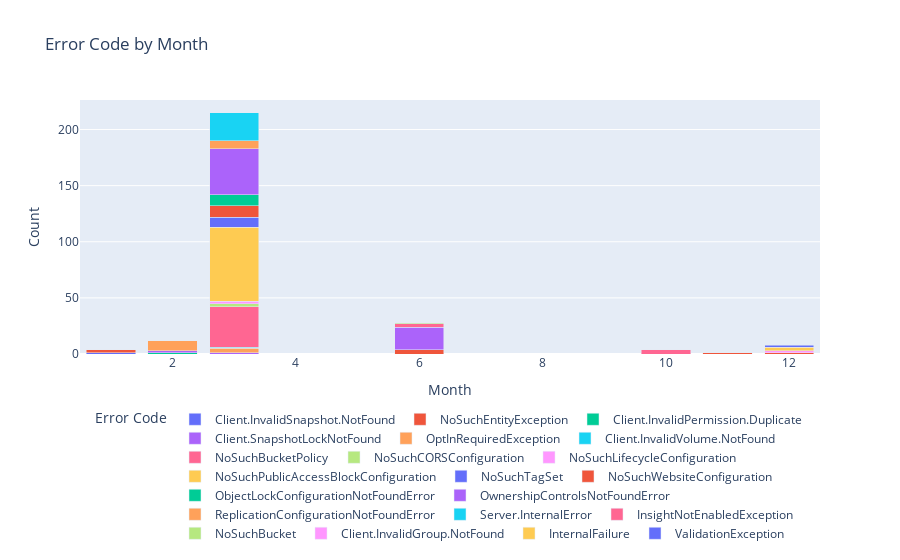

The cell this chart's notebook holds for it:
### Code cell
# Plot error codes

fig = px.bar(
    code_month, 
    x="month", 
    y="count", 
    color="errorCode", 
    title="Error Code by Month",
    labels={"month": "Month", "count": "Count", "errorCode": "Event Source"},
    hover_data={"count": True, "errorCode": True}
)


fig.update_layout(
    barmode='stack',
    xaxis=dict(title='Month'),
    yaxis=dict(title='Count'),
    legend=dict(title='Error Code', orientation="h", x=0.5, xanchor="center", y=-0.2),
    height=800
)


fig.show()

### Figure 1 — Plotly figure (JSON) as saved in the notebook; plotly's stock layout.template omitted (floating-point values rounded to 4 significant figures)
{"data": [{"alignmentgroup": "True", "customdata": [["Client.InvalidSnapshot.NotFound"]], "hovertemplate": "Event Source=%{customdata[0]}<br>Month=%{x}<br>Count=%{y}<extra></extra>", "legendgroup": "Client.InvalidSnapshot.NotFound", "marker": {"color": "#636efa", "pattern": {"shape": ""}}, "name": "Client.InvalidSnapshot.NotFound", "offsetgroup": "Client.InvalidSnapshot.NotFound", "orientation": "v", "showlegend": true, "textposition": "auto", "type": "bar", "x": [1], "xaxis": "x", "y": [1], "yaxis": "y"}, {"alignmentgroup": "True", "customdata": [["NoSuchEntityException"], ["NoSuchEntityException"], ["NoSuchEntityException"], ["NoSuchEntityException"]], "hovertemplate": "Event Source=%{customdata[0]}<br>Month=%{x}<br>Count=%{y}<extra></extra>", "legendgroup": "NoSuchEntityException", "marker": {"color": "#EF553B", "pattern": {"shape": ""}}, "name": "NoSuchEntityException", "offsetgroup": "NoSuchEntityException", "orientation": "v", "showlegend": true, "textposition": "auto", "type": "bar", "x": [1, 6, 11, 12], "xaxis": "x", "y": [3, 4, 1, 1], "yaxis": "y"}, {"alignmentgroup": "True", "customdata": [["Client.InvalidPermission.Duplicate"]], "hovertemplate": "Event Source=%{customdata[0]}<br>Month=%{x}<br>Count=%{y}<extra></extra>", "legendgroup": "Client.InvalidPermission.Duplicate", "marker": {"color": "#00cc96", "pattern": {"shape": ""}}, "name": "Client.InvalidPermission.Duplicate", "offsetgroup": "Client.InvalidPermission.Duplicate", "orientation": "v", "showlegend": true, "textposition": "auto", "type": "bar", "x": [2], "xaxis": "x", "y": [1], "yaxis": "y"}, {"alignmentgroup": "True", "customdata": [["Client.SnapshotLockNotFound"], ["Client.SnapshotLockNotFound"]], "hovertemplate": "Event Source=%{customdata[0]}<br>Month=%{x}<br>Count=%{y}<extra></extra>", "legendgroup": "Client.SnapshotLockNotFound", "marker": {"color": "#ab63fa", "pattern": {"shape": ""}}, "name": "Client.SnapshotLockNotFound", "offsetgroup": "Client.SnapshotLockNotFound", "orientation": "v", "showlegend": true, "textposition": "auto", "type": "bar", "x": [2, 3], "xaxis": "x", "y": [2, 1], "yaxis": "y"}, {"alignmentgroup": "True", "customdata": [["OptInRequiredException"], ["OptInRequiredException"]], "hovertemplate": "Event Source=%{customdata[0]}<br>Month=%{x}<br>Count=%{y}<extra></extra>", "legendgroup": "OptInRequiredException", "marker": {"color": "#FFA15A", "pattern": {"shape": ""}}, "name": "OptInRequiredException", "offsetgroup": "OptInRequiredException", "orientation": "v", "showlegend": true, "textposition": "auto", "type": "bar", "x": [2, 3], "xaxis": "x", "y": [9, 4], "yaxis": "y"}, {"alignmentgroup": "True", "customdata": [["Client.InvalidVolume.NotFound"]], "hovertemplate": "Event Source=%{customdata[0]}<br>Month=%{x}<br>Count=%{y}<extra></extra>", "legendgroup": "Client.InvalidVolume.NotFound", "marker": {"color": "#19d3f3", "pattern": {"shape": ""}}, "name": "Client.InvalidVolume.NotFound", "offsetgroup": "Client.InvalidVolume.NotFound", "orientation": "v", "showlegend": true, "textposition": "auto", "type": "bar", "x": [3], "xaxis": "x", "y": [1], "yaxis": "y"}, {"alignmentgroup": "True", "customdata": [["NoSuchBucketPolicy"]], "hovertemplate": "Event Source=%{customdata[0]}<br>Month=%{x}<br>Count=%{y}<extra></extra>", "legendgroup": "NoSuchBucketPolicy", "marker": {"color": "#FF6692", "pattern": {"shape": ""}}, "name": "NoSuchBucketPolicy", "offsetgroup": "NoSuchBucketPolicy", "orientation": "v", "showlegend": true, "textposition": "auto", "type": "bar", "x": [3], "xaxis": "x", "y": [36], "yaxis": "y"}, {"alignmentgroup": "True", "customdata": [["NoSuchCORSConfiguration"]], "hovertemplate": "Event Source=%{customdata[0]}<br>Month=%{x}<br>Count=%{y}<extra></extra>", "legendgroup": "NoSuchCORSConfiguration", "marker": {"color": "#B6E880", "pattern": {"shape": ""}}, "name": "NoSuchCORSConfiguration", "offsetgroup": "NoSuchCORSConfiguration", "orientation": "v", "showlegend": true, "textposition": "auto", "type": "bar", "x": [3], "xaxis": "x", "y": [3], "yaxis": "y"}, {"alignmentgroup": "True", "customdata": [["NoSuchLifecycleConfiguration"]], "hovertemplate": "Event Source=%{customdata[0]}<br>Month=%{x}<br>Count=%{y}<extra></extra>", "legendgroup": "NoSuchLifecycleConfiguration", "marker": {"color": "#FF97FF", "pattern": {"shape": ""}}, "name": "NoSuchLifecycleConfiguration", "offsetgroup": "NoSuchLifecycleConfiguration", "orientation": "v", "showlegend": true, "textposition": "auto", "type": "bar", "x": [3], "xaxis": "x", "y": [2], "yaxis": "y"}, {"alignmentgroup": "True", "customdata": [["NoSuchPublicAccessBlockConfiguration"]], "hovertemplate": "Event Source=%{customdata[0]}<br>Month=%{x}<br>Count=%{y}<extra></extra>", "legendgroup": "NoSuchPublicAccessBlockConfiguration", "marker": {"color": "#FECB52", "pattern": {"shape": ""}}, "name": "NoSuchPublicAccessBlockConfiguration", "offsetgroup": "NoSuchPublicAccessBlockConfiguration", "orientation": "v", "showlegend": true, "textposition": "auto", "type": "bar", "x": [3], "xaxis": "x", "y": [66], "yaxis": "y"}, {"alignmentgroup": "True", "customdata": [["NoSuchTagSet"]], "hovertemplate": "Event Source=%{customdata[0]}<br>Month=%{x}<br>Count=%{y}<extra></extra>", "legendgroup": "NoSuchTagSet", "marker": {"color": "#636efa", "pattern": {"shape": ""}}, "name": "NoSuchTagSet", "offsetgroup": "NoSuchTagSet", "orientation": "v", "showlegend": true, "textposition": "auto", "type": "bar", "x": [3], "xaxis": "x", "y": [9], "yaxis": "y"}, {"alignmentgroup": "True", "customdata": [["NoSuchWebsiteConfiguration"]], "hovertemplate": "Event Source=%{customdata[0]}<br>Month=%{x}<br>Count=%{y}<extra></extra>", "legendgroup": "NoSuchWebsiteConfiguration", "marker": {"color": "#EF553B", "pattern": {"shape": ""}}, "name": "NoSuchWebsiteConfiguration", "offsetgroup": "NoSuchWebsiteConfiguration", "orientation": "v", "showlegend": true, "textposition": "auto", "type": "bar", "x": [3], "xaxis": "x", "y": [10], "yaxis": "y"}, {"alignmentgroup": "True", "customdata": [["ObjectLockConfigurationNotFoundError"]], "hovertemplate": "Event Source=%{customdata[0]}<br>Month=%{x}<br>Count=%{y}<extra></extra>", "legendgroup": "ObjectLockConfigurationNotFoundError", "marker": {"color": "#00cc96", "pattern": {"shape": ""}}, "name": "ObjectLockConfigurationNotFoundError", "offsetgroup": "ObjectLockConfigurationNotFoundError", "orientation": "v", "showlegend": true, "textposition": "auto", "type": "bar", "x": [3], "xaxis": "x", "y": [10], "yaxis": "y"}, {"alignmentgroup": "True", "customdata": [["OwnershipControlsNotFoundError"], ["OwnershipControlsNotFoundError"]], "hovertemplate": "Event Source=%{customdata[0]}<br>Month=%{x}<br>Count=%{y}<extra></extra>", "legendgroup": "OwnershipControlsNotFoundError", "marker": {"color": "#ab63fa", "pattern": {"shape": ""}}, "name": "OwnershipControlsNotFoundError", "offsetgroup": "OwnershipControlsNotFoundError", "orientation": "v", "showlegend": true, "textposition": "auto", "type": "bar", "x": [3, 6], "xaxis": "x", "y": [41, 20], "yaxis": "y"}, {"alignmentgroup": "True", "customdata": [["ReplicationConfigurationNotFoundError"]], "hovertemplate": "Event Source=%{customdata[0]}<br>Month=%{x}<br>Count=%{y}<extra></extra>", "legendgroup": "ReplicationConfigurationNotFoundError", "marker": {"color": "#FFA15A", "pattern": {"shape": ""}}, "name": "ReplicationConfigurationNotFoundError", "offsetgroup": "ReplicationConfigurationNotFoundError", "orientation": "v", "showlegend": true, "textposition": "auto", "type": "bar", "x": [3], "xaxis": "x", "y": [7], "yaxis": "y"}, {"alignmentgroup": "True", "customdata": [["Server.InternalError"]], "hovertemplate": "Event Source=%{customdata[0]}<br>Month=%{x}<br>Count=%{y}<extra></extra>", "legendgroup": "Server.InternalError", "marker": {"color": "#19d3f3", "pattern": {"shape": ""}}, "name": "Server.InternalError", "offsetgroup": "Server.InternalError", "orientation": "v", "showlegend": true, "textposition": "auto", "type": "bar", "x": [3], "xaxis": "x", "y": [25], "yaxis": "y"}, {"alignmentgroup": "True", "customdata": [["InsightNotEnabledException"], ["InsightNotEnabledException"]], "hovertemplate": "Event Source=%{customdata[0]}<br>Month=%{x}<br>Count=%{y}<extra></extra>", "legendgroup": "InsightNotEnabledException", "marker": {"color": "#FF6692", "pattern": {"shape": ""}}, "name": "InsightNotEnabledException", "offsetgroup": "InsightNotEnabledException", "orientation": "v", "showlegend": true, "textposition": "auto", "type": "bar", "x": [6, 10], "xaxis": "x", "y": [3, 4], "yaxis": "y"}, {"alignmentgroup": "True", "customdata": [["NoSuchBucket"]], "hovertemplate": "Event Source=%{customdata[0]}<br>Month=%{x}<br>Count=%{y}<extra></extra>", "legendgroup": "NoSuchBucket", "marker": {"color": "#B6E880", "pattern": {"shape": ""}}, "name": "NoSuchBucket", "offsetgroup": "NoSuchBucket", "orientation": "v", "showlegend": true, "textposition": "auto", "type": "bar", "x": [6], "xaxis": "x", "y": [1], "yaxis": "y"}, {"alignmentgroup": "True", "customdata": [["Client.InvalidGroup.NotFound"]], "hovertemplate": "Event Source=%{customdata[0]}<br>Month=%{x}<br>Count=%{y}<extra></extra>", "legendgroup": "Client.InvalidGroup.NotFound", "marker": {"color": "#FF97FF", "pattern": {"shape": ""}}, "name": "Client.InvalidGroup.NotFound", "offsetgroup": "Client.InvalidGroup.NotFound", "orientation": "v", "showlegend": true, "textposition": "auto", "type": "bar", "x": [12], "xaxis": "x", "y": [2], "yaxis": "y"}, {"alignmentgroup": "True", "customdata": [["InternalFailure"]], "hovertemplate": "Event Source=%{customdata[0]}<br>Month=%{x}<br>Count=%{y}<extra></extra>", "legendgroup": "InternalFailure", "marker": {"color": "#FECB52", "pattern": {"shape": ""}}, "name": "InternalFailure", "offsetgroup": "InternalFailure", "orientation": "v", "showlegend": true, "textposition": "auto", "type": "bar", "x": [12], "xaxis": "x", "y": [3], "yaxis": "y"}, {"alignmentgroup": "True", "customdata": [["ValidationException"]], "hovertemplate": "Event Source=%{customdata[0]}<br>Month=%{x}<br>Count=%{y}<extra></extra>", "legendgroup": "ValidationException", "marker": {"color": "#636efa", "pattern": {"shape": ""}}, "name": "ValidationException", "offsetgroup": "ValidationException", "orientation": "v", "showlegend": true, "textposition": "auto", "type": "bar", "x": [12], "xaxis": "x", "y": [2], "yaxis": "y"}], "layout": {"autosize": true, "barmode": "stack", "legend": {"orientation": "h", "title": {"text": "Error Code"}, "tracegroupgap": 0, "x": 0.5, "xanchor": "center", "y": -0.2}, "title": {"text": "Error Code by Month"}, "xaxis": {"anchor": "y", "autorange": true, "domain": [0, 1], "range": [0.5, 12.5], "title": {"text": "Month"}, "type": "linear"}, "yaxis": {"anchor": "x", "autorange": true, "domain": [0, 1], "range": [0, 226.3], "title": {"text": "Count"}, "type": "linear"}}}
